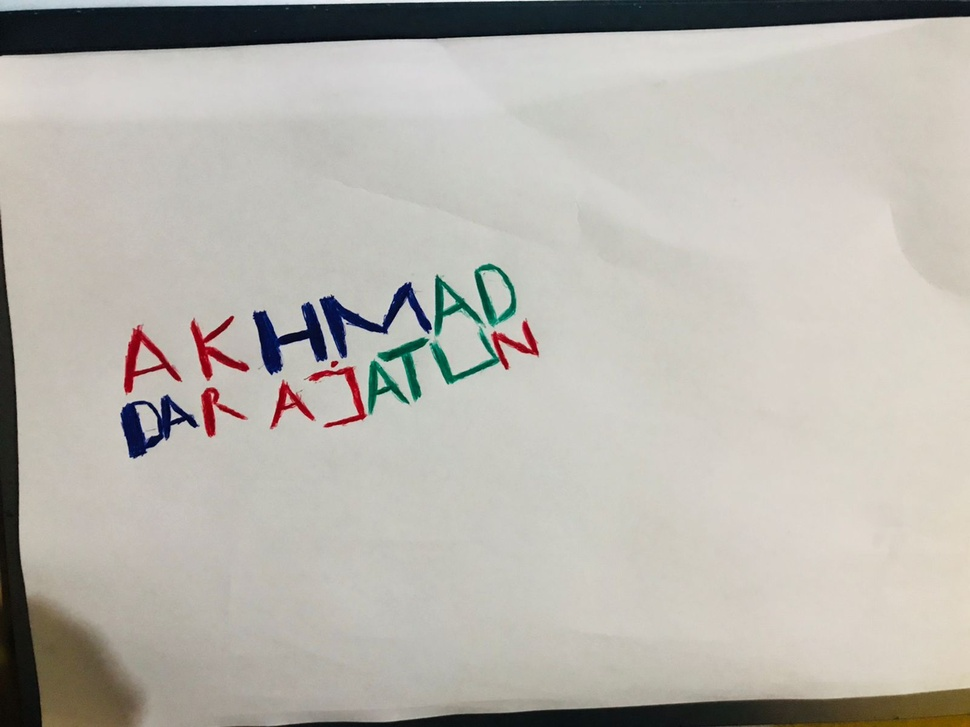
#> input picture tulis.jpg, 970 x 727 px, shrunk from 1600 x 1200 before the run
$ jupyter execute --allow-errors 'Akhmad Darajatun_202231045.ipynb'
#> lines starting #> are read from the running program, lines starting #| are printed output that depends on the picture; after the words box and inside, x2 and y2 are one past the last pixel; in counts of white or black regions, pixels touching at a corner belong together
## library

[cell 1]
import cv2
import numpy as np
from matplotlib import pyplot as plt

## mengirim sebuah gambar

[cell 2]
img = cv2.imread("tulis.jpg")
#> img is the input picture: shape (727, 970, 3); mean B, G, R 173.4, 180.2, 183.5

#> (a cell that did not finish here is left out)

## UNTUK MENGUBAH GAMBAR RGB

[cell 4]
plt.subplot(2, 2, 1)
#> (the rest of this cell did not finish here and is left out)

## MEMBUAT HISTOGRAM

#> (a cell that did not finish here is left out)

#> (a cell that did not finish here is left out)

#> (a cell that did not finish here is left out)

## AMBANG BATAS

[cell 8]
import cv2
import numpy as np
import matplotlib.pyplot as plt

# Baca gambar
img = cv2.imread('tulis.jpg')
# Convert citra ke grayscale
gray = cv2.cvtColor(img, cv2.COLOR_RGB2GRAY)
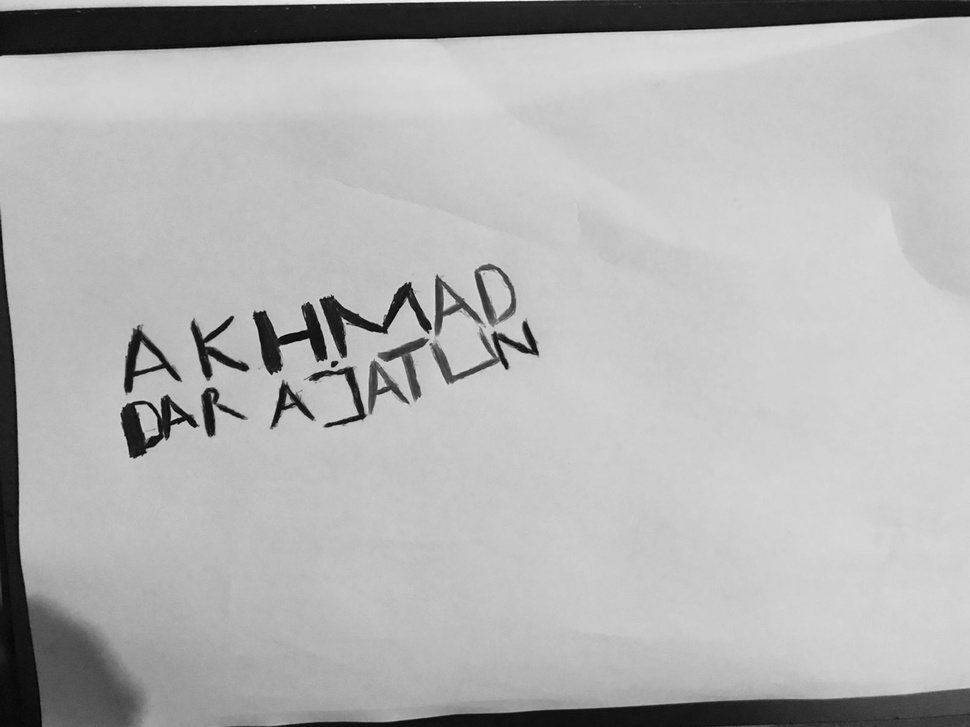
#> gray: shape (727, 970); min 1, max 254, mean 178.6

# Inisialisasi subplot
fig, axs = plt.subplots(2, 2, figsize=(10,10))

# Ambang batas untuk mendapatkan citra biner (none)
(thresh, binary1) = cv2.threshold(gray, 0, 255, cv2.THRESH_BINARY)
#> binary1: shape (727, 970); every value is 255
axs[0,0].imshow(binary1, cmap = 'gray')
axs[0,0].set_title('NONE')

# Convert citra ke HSV
image_hsv = cv2.cvtColor(img, cv2.COLOR_BGR2HSV)
#> image_hsv: shape (727, 970, 3); mean H, S, V 30.8, 27, 185.5

# Definisikan range warna biru dalam HSV
blue_lower = np.array([100, 50, 50])
blue_upper = np.array([140, 255, 255])

# Membuat mask untuk warna biru
mask_blue = cv2.inRange(image_hsv, blue_lower, blue_upper)
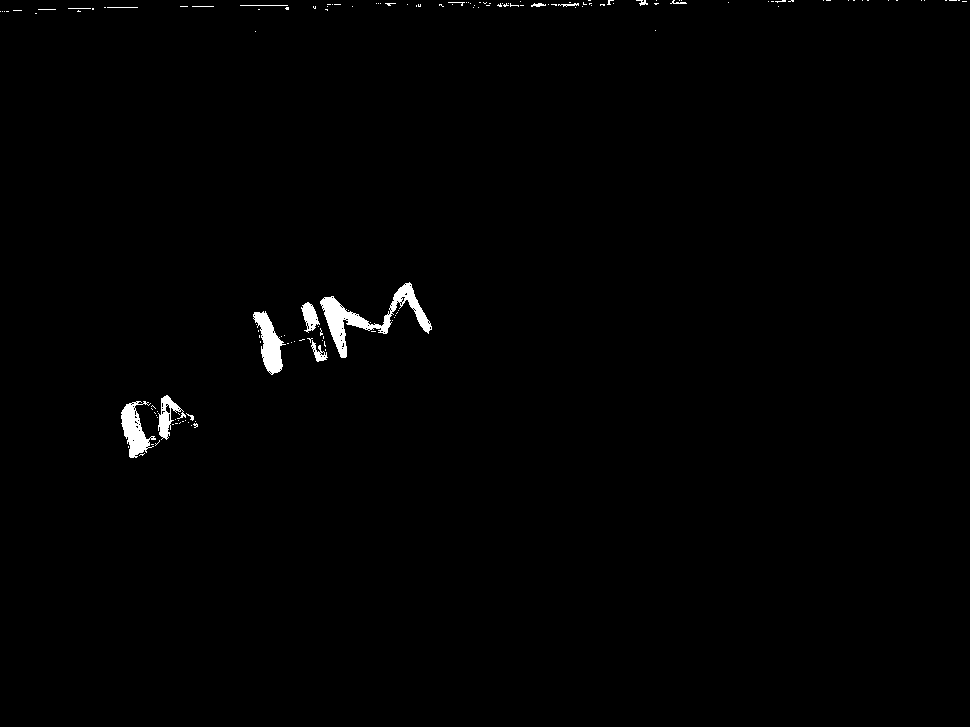
#> mask_blue: shape (727, 970); 0.81% white; 147 white regions (131 under 20 px), largest, box (x1, y1, x2, y2) and area: (320, 282, 432, 358) 2026, (253, 311, 286, 375) 1007, (121, 401, 156, 458) 952
axs[0,1].imshow(mask_blue, cmap='gray')
axs[0,1].set_title('BLUE')

# Ambang batas untuk mendapatkan citra biner (red-blue)
(thresh, binary3) = cv2.threshold(gray, 43, 255, cv2.THRESH_BINARY)
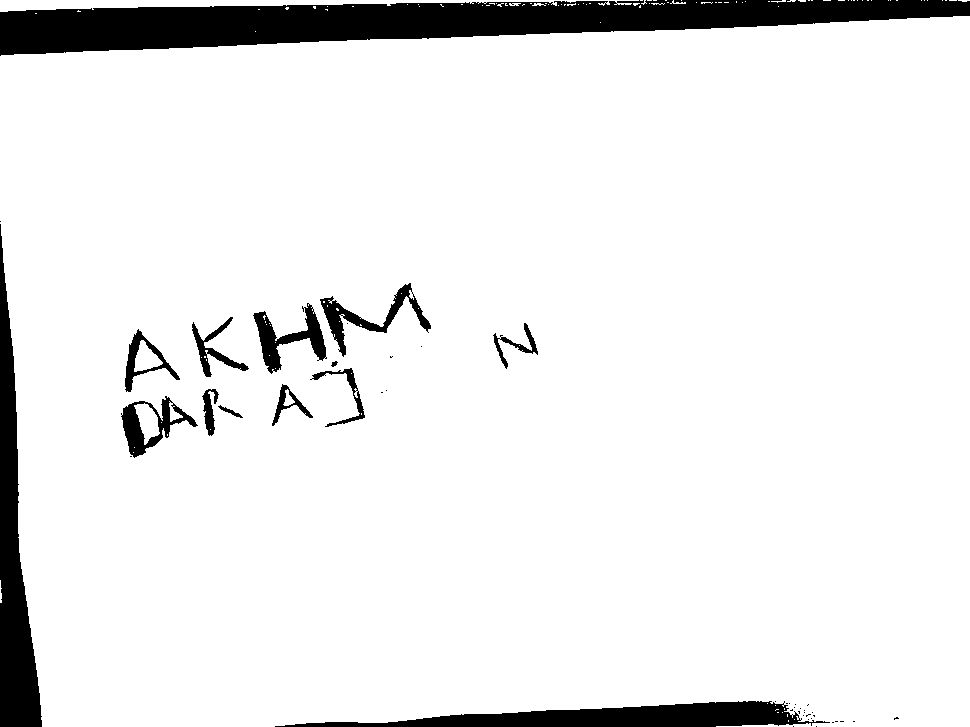
#> binary3: shape (727, 970); 91.9% white; 45 black regions (31 under 20 px), largest, box (x1, y1, x2, y2) and area: (0, 0, 970, 56) 31224, (0, 224, 42, 727) 9735, (275, 701, 830, 727) 7475
axs[1,0].imshow(binary3, cmap = 'binary')
axs[1,0].set_title('RED-BLUE')

# Ambang batas untuk mendapatkan citra biner (red-green-blue)
(thresh, binary4) = cv2.threshold(gray, 80, 255, cv2.THRESH_BINARY)
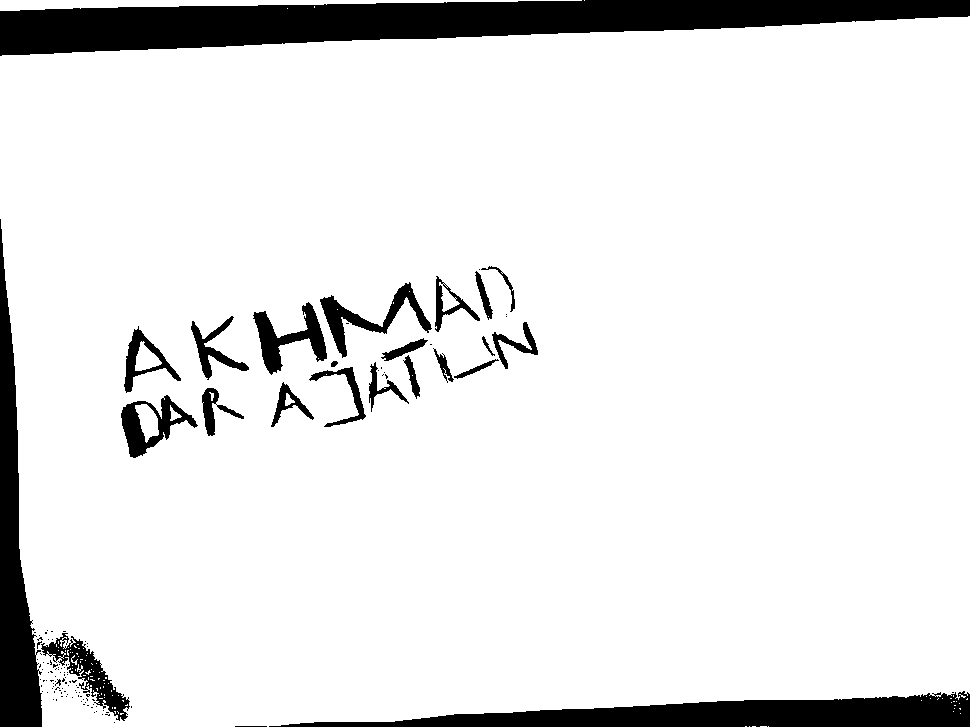
#> binary4: shape (727, 970); 90% white; 128 black regions (103 under 20 px), largest, box (x1, y1, x2, y2) and area: (0, 0, 970, 56) 32316, (269, 691, 970, 727) 13153, (0, 219, 42, 727) 10110
axs[1,1].imshow(binary4, cmap = 'binary')
axs[1,1].set_title('RED-GREEN-BLUE')

plt.show()
